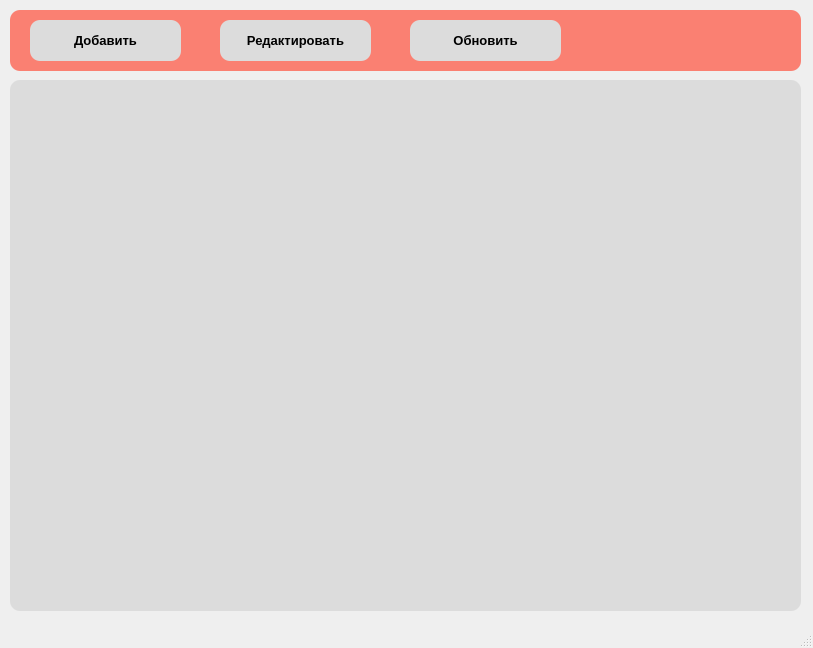
<?xml version="1.0" encoding="UTF-8"?>
<ui version="4.0">
 <class>MainWindow</class>
 <widget class="QMainWindow" name="MainWindow">
  <property name="geometry">
   <rect>
    <x>0</x>
    <y>0</y>
    <width>813</width>
    <height>648</height>
   </rect>
  </property>
  <property name="windowTitle">
   <string>Coffee</string>
  </property>
  <widget class="QWidget" name="centralwidget">
   <widget class="QTableView" name="tableView">
    <property name="geometry">
     <rect>
      <x>10</x>
      <y>80</y>
      <width>791</width>
      <height>531</height>
     </rect>
    </property>
    <property name="styleSheet">
     <string notr="true">QTableView {
    background-color: rgb(220, 220, 220);
    border-radius: 10px;
}</string>
    </property>
   </widget>
   <widget class="QFrame" name="frame">
    <property name="geometry">
     <rect>
      <x>10</x>
      <y>10</y>
      <width>791</width>
      <height>61</height>
     </rect>
    </property>
    <property name="styleSheet">
     <string notr="true">QFrame {
    background-color: rgb(250, 128, 114);
    border-radius: 10px;
}</string>
    </property>
    <property name="frameShape">
     <enum>QFrame::StyledPanel</enum>
    </property>
    <property name="frameShadow">
     <enum>QFrame::Raised</enum>
    </property>
    <widget class="QPushButton" name="button_add">
     <property name="geometry">
      <rect>
       <x>20</x>
       <y>10</y>
       <width>151</width>
       <height>41</height>
      </rect>
     </property>
     <property name="font">
      <font>
       <pointsize>10</pointsize>
       <weight>75</weight>
       <bold>true</bold>
      </font>
     </property>
     <property name="styleSheet">
      <string notr="true">QPushButton {
    background-color: rgb(220, 220, 220);
    border-radius: 10px;
}</string>
     </property>
     <property name="text">
      <string>Добавить</string>
     </property>
    </widget>
    <widget class="QPushButton" name="button_edit">
     <property name="geometry">
      <rect>
       <x>210</x>
       <y>10</y>
       <width>151</width>
       <height>41</height>
      </rect>
     </property>
     <property name="font">
      <font>
       <pointsize>10</pointsize>
       <weight>75</weight>
       <bold>true</bold>
      </font>
     </property>
     <property name="styleSheet">
      <string notr="true">QPushButton {
    background-color: rgb(220, 220, 220);
    border-radius: 10px;
}</string>
     </property>
     <property name="text">
      <string>Редактировать</string>
     </property>
    </widget>
    <widget class="QPushButton" name="button_update">
     <property name="geometry">
      <rect>
       <x>400</x>
       <y>10</y>
       <width>151</width>
       <height>41</height>
      </rect>
     </property>
     <property name="font">
      <font>
       <pointsize>10</pointsize>
       <weight>75</weight>
       <bold>true</bold>
      </font>
     </property>
     <property name="styleSheet">
      <string notr="true">QPushButton {
    background-color: rgb(220, 220, 220);
    border-radius: 10px;
}</string>
     </property>
     <property name="text">
      <string>Обновить</string>
     </property>
    </widget>
   </widget>
  </widget>
  <widget class="QMenuBar" name="menubar">
   <property name="geometry">
    <rect>
     <x>0</x>
     <y>0</y>
     <width>813</width>
     <height>21</height>
    </rect>
   </property>
  </widget>
  <widget class="QStatusBar" name="statusbar"/>
 </widget>
 <resources/>
 <connections/>
</ui>
